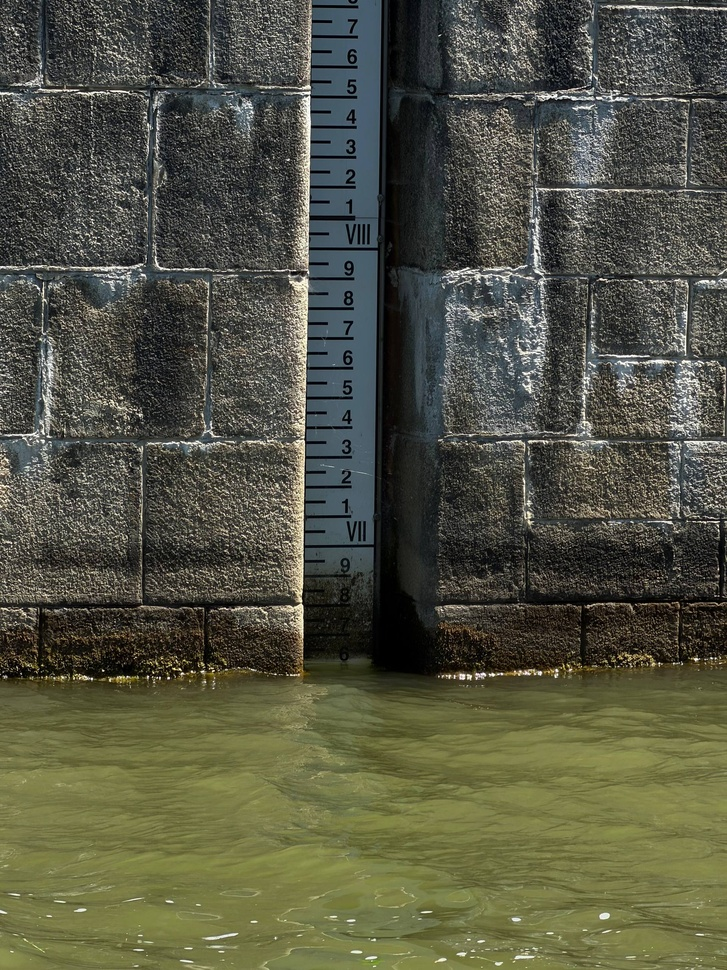
#> input picture data/real/5.jpg, 727 x 970 px, shrunk from 1920 x 2560 before the run
$ python -i gauge.py   (imports and definitions only)   (older library calls are emulated)
#> lines starting #> are read from the running program, lines starting #| are printed output that depends on the picture; after the words box and inside, x2 and y2 are one past the last pixel; in counts of white or black regions, pixels touching at a corner belong together
"""Detect the gauge (Pegellatte) region in an image."""

import cv2
import numpy as np

from pegel_latte.models import GaugeDetection


def detect_gauge(image: np.ndarray) -> GaugeDetection | None:
    """
    Detect the vertical gauge (Pegellatte) region in the image.

    Austrian Pegellatten typically have:
    - Red/white or black/white alternating color bands
    - Vertical orientation
    - Regular numerical markings

    Returns a GaugeDetection with the ROI coordinates, or None if not found.
    """
    height, width = image.shape[:2]

    # Convert to different color spaces for analysis
    gray = cv2.cvtColor(image, cv2.COLOR_BGR2GRAY)
    hsv = cv2.cvtColor(image, cv2.COLOR_BGR2HSV)

    candidates = []

    # Strategy 1: Look for vertical structure with alternating color bands
    gauge_mask = _find_gauge_by_contrast(gray, hsv, image)
    if gauge_mask is not None:
        detection = _extract_roi_from_mask(gauge_mask, height, width)
        if detection is not None and detection.confidence > 0.3:
            candidates.append(detection)

    # Strategy 2: Look for striped pattern (alternating dark/light bands)
    detection = _find_gauge_by_stripes(gray, height, width)
    if detection is not None:
        candidates.append(detection)

    # Strategy 3: Use edge detection + Hough lines to find vertical lines
    detection = _find_gauge_by_lines(gray, height, width)
    if detection is not None:
        candidates.append(detection)

    # Return best candidate
    if candidates:
        best = max(candidates, key=lambda d: d.confidence)
        # Ensure minimum ROI width for OCR (at least 5% of image width)
        min_width = max(int(width * 0.08), 80)
        if best.roi_width < min_width:
            center_x = best.roi_x + best.roi_width // 2
            best.roi_x = max(0, center_x - min_width // 2)
            best.roi_width = min(width - best.roi_x, min_width)
        return best

    # Fallback: use center strip of image as ROI
    return GaugeDetection(
        roi_x=width // 3,
        roi_y=0,
        roi_width=width // 3,
        roi_height=height,
        confidence=0.1,
    )


def _find_gauge_by_contrast(
    gray: np.ndarray, hsv: np.ndarray, bgr: np.ndarray
) -> np.ndarray | None:
    """Find gauge by looking for high-contrast vertical striped regions."""
    height, width = gray.shape[:2]

    # Detect red regions (common in Austrian Pegellatten)
    red_mask = _detect_red_regions(hsv)

    # Also detect high-saturation colored regions (yellow, blue markers)
    high_sat = cv2.inRange(hsv, np.array([0, 100, 50]), np.array([180, 255, 255]))

    # Detect high-contrast vertical edges
    sobel_x = cv2.Sobel(gray, cv2.CV_64F, 1, 0, ksize=3)

    # Vertical structures have strong horizontal gradients
    vertical_edges = np.abs(sobel_x).astype(np.uint8)
    _, vertical_mask = cv2.threshold(vertical_edges, 30, 255, cv2.THRESH_BINARY)

    # Combine red, saturated, and vertical edge regions
    combined = cv2.bitwise_or(red_mask, vertical_mask)
    combined = cv2.bitwise_or(combined, high_sat)

    # Morphological operations to connect nearby regions
    kernel = cv2.getStructuringElement(cv2.MORPH_RECT, (10, 30))
    combined = cv2.morphologyEx(combined, cv2.MORPH_CLOSE, kernel)

    # Find contours
    contours, _ = cv2.findContours(combined, cv2.RETR_EXTERNAL, cv2.CHAIN_APPROX_SIMPLE)

    if not contours:
        return None

    # Filter for tall, narrow contours (gauge-like aspect ratio)
    best_contour = None
    best_score = 0

    for contour in contours:
        x, y, w, h = cv2.boundingRect(contour)
        aspect_ratio = h / max(w, 1)
        area_ratio = cv2.contourArea(contour) / max(w * h, 1)

        # Gauge should be tall and narrow (aspect ratio > 2)
        if aspect_ratio < 1.5 or h < height * 0.15:
            continue

        # Score based on height, aspect ratio, and area coverage
        score = (h / height) * min(aspect_ratio / 4.0, 1.0) * max(area_ratio, 0.3)

        # Bonus for red content in this region
        roi_red = red_mask[y:y+h, x:x+w]
        red_ratio = np.sum(roi_red > 0) / max(w * h, 1)
        if red_ratio > 0.05:
            score *= 1.5

        if score > best_score:
            best_score = score
            best_contour = contour

    if best_contour is None:
        return None

    # Create mask from best contour
    mask = np.zeros(gray.shape, dtype=np.uint8)
    cv2.drawContours(mask, [best_contour], -1, 255, -1)
    return mask


def _detect_red_regions(hsv: np.ndarray) -> np.ndarray:
    """Detect red-colored regions (common in Austrian Pegellatten)."""
    # Red wraps around in HSV, so we need two ranges
    lower_red1 = np.array([0, 70, 50])
    upper_red1 = np.array([10, 255, 255])
    lower_red2 = np.array([170, 70, 50])
    upper_red2 = np.array([180, 255, 255])

    mask1 = cv2.inRange(hsv, lower_red1, upper_red1)
    mask2 = cv2.inRange(hsv, lower_red2, upper_red2)
    return cv2.bitwise_or(mask1, mask2)


# [27 lines left out: function _extract_roi_from_mask, not called in this run]


def _find_gauge_by_lines(
    gray: np.ndarray, img_height: int, img_width: int
) -> GaugeDetection | None:
    """Find gauge using Hough line detection for vertical lines."""
    # Edge detection
    edges = cv2.Canny(gray, 50, 150, apertureSize=3)

    # Detect lines
    lines = cv2.HoughLinesP(
        edges, 1, np.pi / 180, threshold=80, minLineLength=img_height // 5, maxLineGap=30
    )

    if lines is None:
        return None

    # Filter for near-vertical lines (within 15 degrees of vertical)
    vertical_lines = []
    for line in lines:
        x1, y1, x2, y2 = line[0]
        if abs(x2 - x1) < 1:
            angle = 90.0
        else:
            angle = abs(np.degrees(np.arctan2(abs(y2 - y1), abs(x2 - x1))))

        if angle > 75:  # near-vertical
            vertical_lines.append((x1, y1, x2, y2, angle))

    if not vertical_lines:
        return None

    # Cluster vertical lines by x-position to find gauge region
    x_positions = sorted([(l[0] + l[2]) / 2 for l in vertical_lines])

    if not x_positions:
        return None

    # Find the densest cluster using a sliding window
    best_cluster_x = _find_densest_cluster(x_positions, img_width * 0.1)

    # Define ROI around the cluster
    cluster_lines = [
        l for l in vertical_lines
        if abs((l[0] + l[2]) / 2 - best_cluster_x) < img_width * 0.1
    ]

    if not cluster_lines:
        return None

    min_x = min(min(l[0], l[2]) for l in cluster_lines)
    max_x = max(max(l[0], l[2]) for l in cluster_lines)
    min_y = min(min(l[1], l[3]) for l in cluster_lines)
    max_y = max(max(l[1], l[3]) for l in cluster_lines)

    # Ensure minimum width — gauge has numbers next to the lines
    roi_width = max_x - min_x
    min_roi_width = max(int(img_width * 0.08), 100)
    if roi_width < min_roi_width:
        center_x = (min_x + max_x) // 2
        min_x = center_x - min_roi_width // 2
        max_x = center_x + min_roi_width // 2

    # Add padding
    pad_x = max(30, int((max_x - min_x) * 0.3))
    pad_y = 20
    x = max(0, min_x - pad_x)
    y = max(0, min_y - pad_y)
    w = min(img_width - x, (max_x - min_x) + 2 * pad_x)
    h = min(img_height - y, (max_y - min_y) + 2 * pad_y)

    return GaugeDetection(
        roi_x=x,
        roi_y=y,
        roi_width=w,
        roi_height=h,
        confidence=0.5,
    )


def _find_gauge_by_stripes(
    gray: np.ndarray, img_height: int, img_width: int
) -> GaugeDetection | None:
    """Find gauge by detecting alternating light/dark horizontal bands (stripe pattern)."""
    # Compute vertical profile variance in sliding columns
    # A gauge has high horizontal variance within its column due to alternating bands
    col_width = max(20, img_width // 40)
    best_score = 0
    best_x = 0

    for x in range(0, img_width - col_width, col_width // 2):
        col = gray[:, x:x + col_width]
        # Compute row-wise mean
        row_means = np.mean(col, axis=1)
        # Look for oscillation (high frequency changes) = stripes
        diff = np.abs(np.diff(row_means.astype(np.float32)))
        # Score = variance of the difference (more oscillation = more stripes)
        score = np.std(diff) * (np.mean(diff) + 1)
        if score > best_score:
            best_score = score
            best_x = x

    if best_score < 5:  # threshold for "stripe-like" pattern
        return None

    # Expand around the best column to find full gauge width
    # Check neighbors for similar stripe pattern
    threshold = best_score * 0.4
    left = best_x
    right = best_x + col_width

    while left > 0:
        col = gray[:, max(0, left - col_width):left]
        row_means = np.mean(col, axis=1)
        diff = np.abs(np.diff(row_means.astype(np.float32)))
        if np.std(diff) * (np.mean(diff) + 1) < threshold:
            break
        left -= col_width // 2

    while right < img_width:
        col = gray[:, right:min(img_width, right + col_width)]
        row_means = np.mean(col, axis=1)
        diff = np.abs(np.diff(row_means.astype(np.float32)))
        if np.std(diff) * (np.mean(diff) + 1) < threshold:
            break
        right += col_width // 2

    # The stripe region defines the gauge
    gauge_width = right - left
    if gauge_width < img_width * 0.02:
        return None

    # Add padding for numbers that may be beside the stripes
    pad_x = max(40, int(gauge_width * 0.5))
    x = max(0, left - pad_x)
    w = min(img_width - x, gauge_width + 2 * pad_x)

    return GaugeDetection(
        roi_x=x,
        roi_y=0,
        roi_width=w,
        roi_height=img_height,
        confidence=0.45,
    )


def _find_densest_cluster(positions: list[float], window: float) -> float:
    """Find the center of the densest cluster in a sorted list of positions."""
    best_count = 0
    best_center = positions[len(positions) // 2]

    for i, pos in enumerate(positions):
        count = sum(1 for p in positions if abs(p - pos) <= window)
        if count > best_count:
            best_count = count
            best_center = pos

    return best_center

>>> import cv2
>>> picture = cv2.imread('../../../data/real/5.jpg')
#> picture is the input picture: shape (970, 727, 3); mean B, G, R 67.2, 84.5, 83.4
>>> result = detect_gauge(picture)
#> in _detect_red_regions, `mask1 = cv2.inRange(hsv, lower_red1, upper_red1)`:
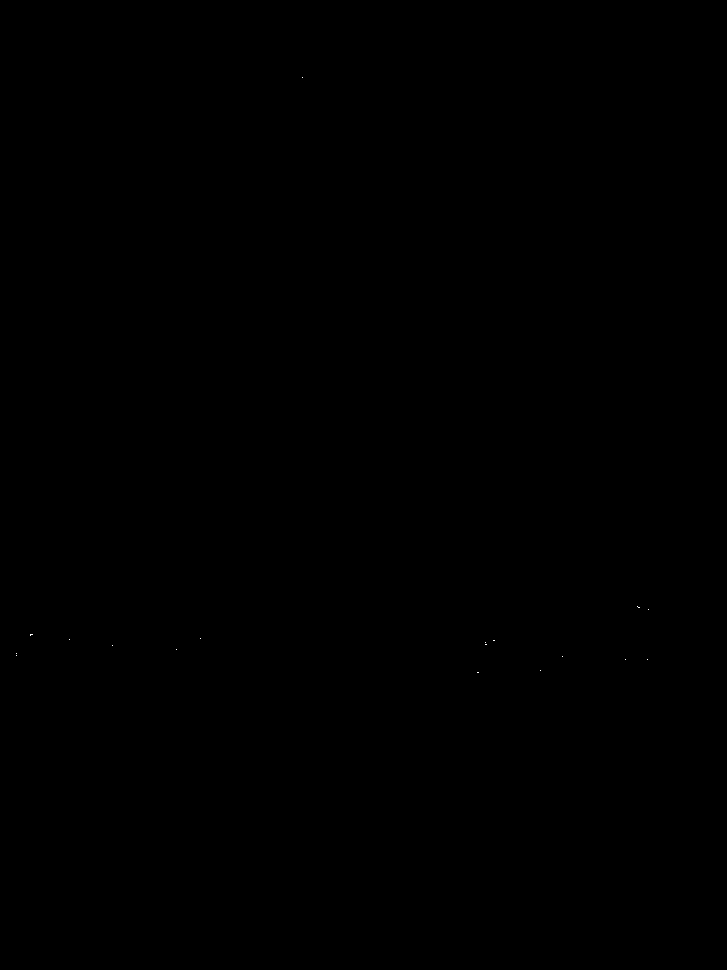
#> mask1: shape (970, 727); 0% white in thin lines or dots, all inside (x1, y1, x2, y2) = (16, 77, 649, 673)
#> in _find_gauge_by_contrast, `sobel_x = cv2.Sobel(gray, cv2.CV_64F, 1, 0, ksize=3)`:
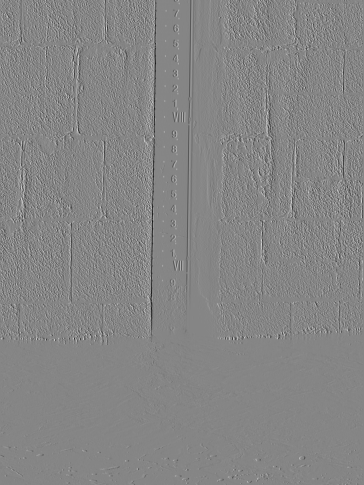
#> sobel_x: shape (970, 727) float64 (shown at 1/2 size); min -974, max 887, mean 0; drawn with min black and max white
#> in _find_gauge_by_contrast, `vertical_edges = np.abs(sobel_x).astype(np.uint8)`:
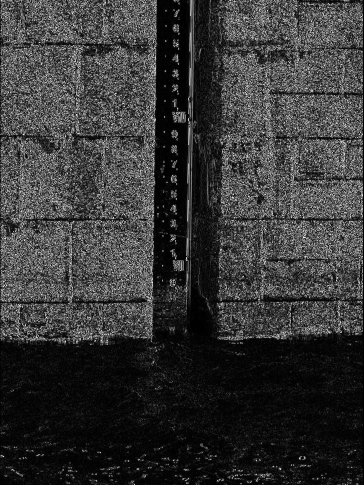
#> vertical_edges: shape (970, 727) (shown at 1/2 size); min 0, max 255, mean 54.7
#> in _find_gauge_by_contrast, `_, vertical_mask = cv2.threshold(vertical_edges, 30, 255, cv2.THRESH_B..`:
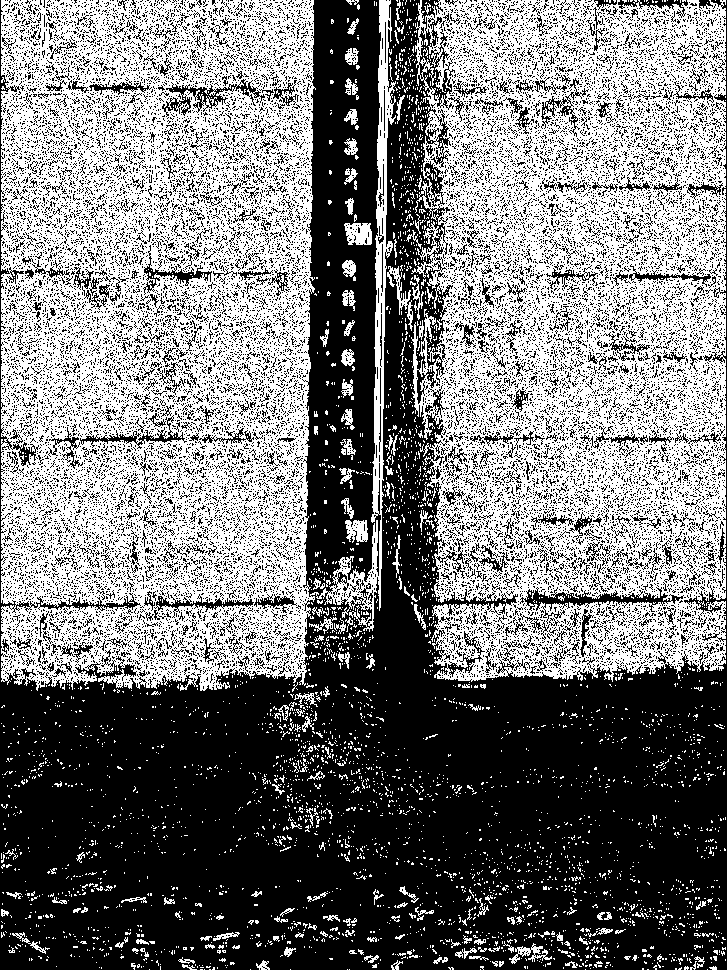
#> vertical_mask: shape (970, 727); 47.6% white; 3720 white regions (3537 under 20 px), largest, box (x1, y1, x2, y2) and area: (1, 0, 396, 691) 166104, (411, 0, 726, 682) 147836, (344, 223, 372, 245) 480
#> in _find_gauge_by_contrast, `combined = cv2.morphologyEx(combined, cv2.MORPH_CLOSE, kernel)`:
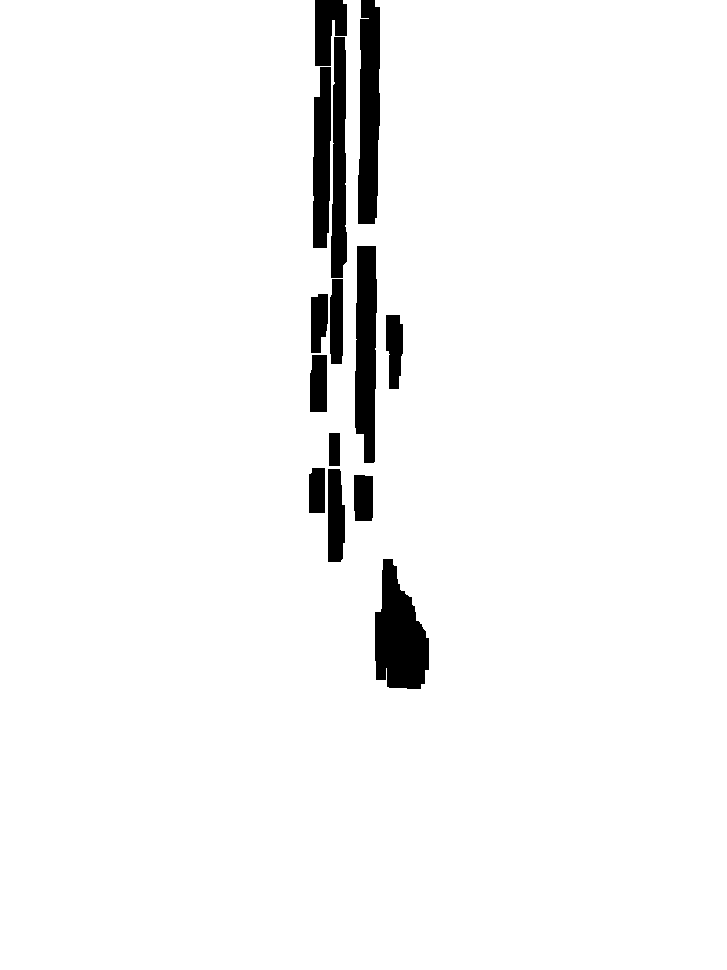
#> combined: shape (970, 727); 96.1% white; 14 black regions
#> in _find_gauge_by_contrast, `contours, _ = cv2.findContours(combined, cv2.RETR_EXTERNAL, cv2.CHAIN_..`: contours = 1 contour; box (x1, y1, x2, y2) and area: (0, 0, 727, 970) 697342
#> the loop in _find_gauge_by_contrast, `for contour in contours:` made 1 pass
#> (x, y, w, h, aspect_ratio, area_ratio) on pass 1: (0, 0, 727, 970, 1.33, 0.989)
#> after the loop in _find_gauge_by_contrast, `for contour in contours:`: best_score = 0
#> the loop in _find_gauge_by_stripes, `for x in range(0, img_width - col_width, col_width // 2):` made 71 passes
#> (score, best_score) on passes 1, 32, 70, 71: (137.3, 137.3), (150.3, 150.3), (158.2, 158.2), (158.5, 158.5)
#> after the loop in _find_gauge_by_stripes, `for x in range(0, img_width - col_width, col_width // 2):`: best_score = 158.5; best_x = 700
#> in _find_gauge_by_stripes, `threshold = best_score * 0.4`: threshold = 63.38
#> in _find_gauge_by_stripes, `left = best_x`: left = 700
#> in _find_gauge_by_stripes, `right = best_x + col_width`: right = 720
#> the loop in _find_gauge_by_stripes, `while left > 0:` made 26 passes
#> left on passes 1 to 8: 690, 680, 670, 660, 650, 640, 630, 620
#> after the loop in _find_gauge_by_stripes, `while left > 0:`: left = 450
#> the loop in _find_gauge_by_stripes, `while right < img_width:` made 1 pass
#> right on pass 1: 730
#> after the loop in _find_gauge_by_stripes, `while right < img_width:`: right = 730
#> in _find_gauge_by_stripes, `gauge_width = right - left`: gauge_width = 280
#> in _find_gauge_by_stripes, `pad_x = max(40, int(gauge_width * 0.5))`: pad_x = 140
#> in _find_gauge_by_stripes, `x = max(0, left - pad_x)`: x = 310
#> in _find_gauge_by_stripes, `w = min(img_width - x, gauge_width + 2 * pad_x)`: w = 417
#> in _find_gauge_by_lines, `edges = cv2.Canny(gray, 50, 150, apertureSize=3)`:
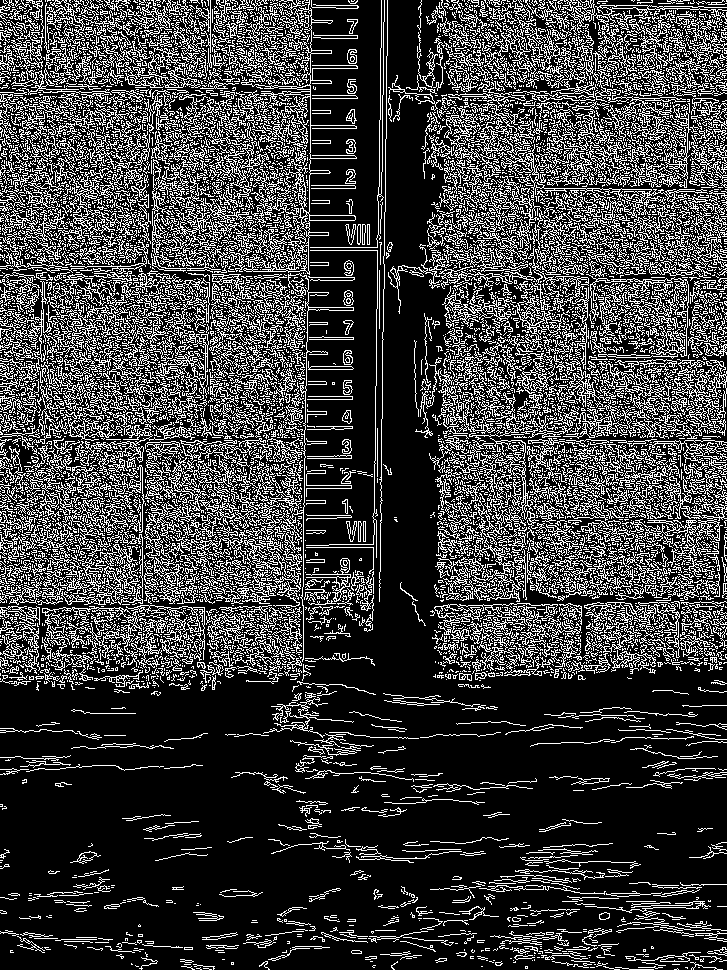
#> edges: shape (970, 727); 24.5% white in thin lines or dots
#> in _find_gauge_by_lines, `lines = cv2.HoughLinesP( edges, 1, np.pi / 180, threshold=80, minLineL..`: lines = 911 rows, first 6: [415, 382, 724, 691], [415, 385, 722, 692], [416, 431, 724, 739], [2, 7, 382, 337], [46, 683, 382, 347], [47, 1, 382, 336]
#> the loop in _find_gauge_by_lines, `for line in lines:` made 911 passes
#> (x1, y1, x2, y2, angle) on passes 1 to 8: (415, 382, 724, 691, 45), (415, 385, 722, 692, 45), (416, 431, 724, 739, 45), (2, 7, 382, 337, 40.97), (46, 683, 382, 347, 45), (47, 1, 382, 336, 45), (431, 281, 708, 4, 45), (434, 274, 702, 6, 45)
#> after the loop in _find_gauge_by_lines, `for line in lines:`: vertical_lines = 285 items, first 6: (696, 780, 723, 4, 88.01), (237, 2, 311, 844, 84.98), (646, 2, 660, 784, 88.97), (632, 0, 643, 667, 89.06), (444, 3, 502, 672, 85.05), (712, 778, 726, 1, 88.97)
#> in _find_gauge_by_lines, `x_positions = sorted([(l[0] + l[2]) / 2 for l in vertical_lines])`: x_positions = 285 values from 0 to 724
#> in _find_densest_cluster, `best_center = positions[len(positions) // 2]`: best_center = 560
#> the loop in _find_densest_cluster, `for i, pos in enumerate(positions):` made 285 passes
#> (pos, count, best_count, best_center) on passes 1, 5, 7, 8, 10, 22, 23, 24: (0, 10, 10, 0), (12, 11, 11, 12), (22, 12, 12, 22), (41, 13, 13, 41), (66, 14, 14, 66), (382, 17, 17, 382), (385, 24, 24, 385), (438, 79, 79, 438)
